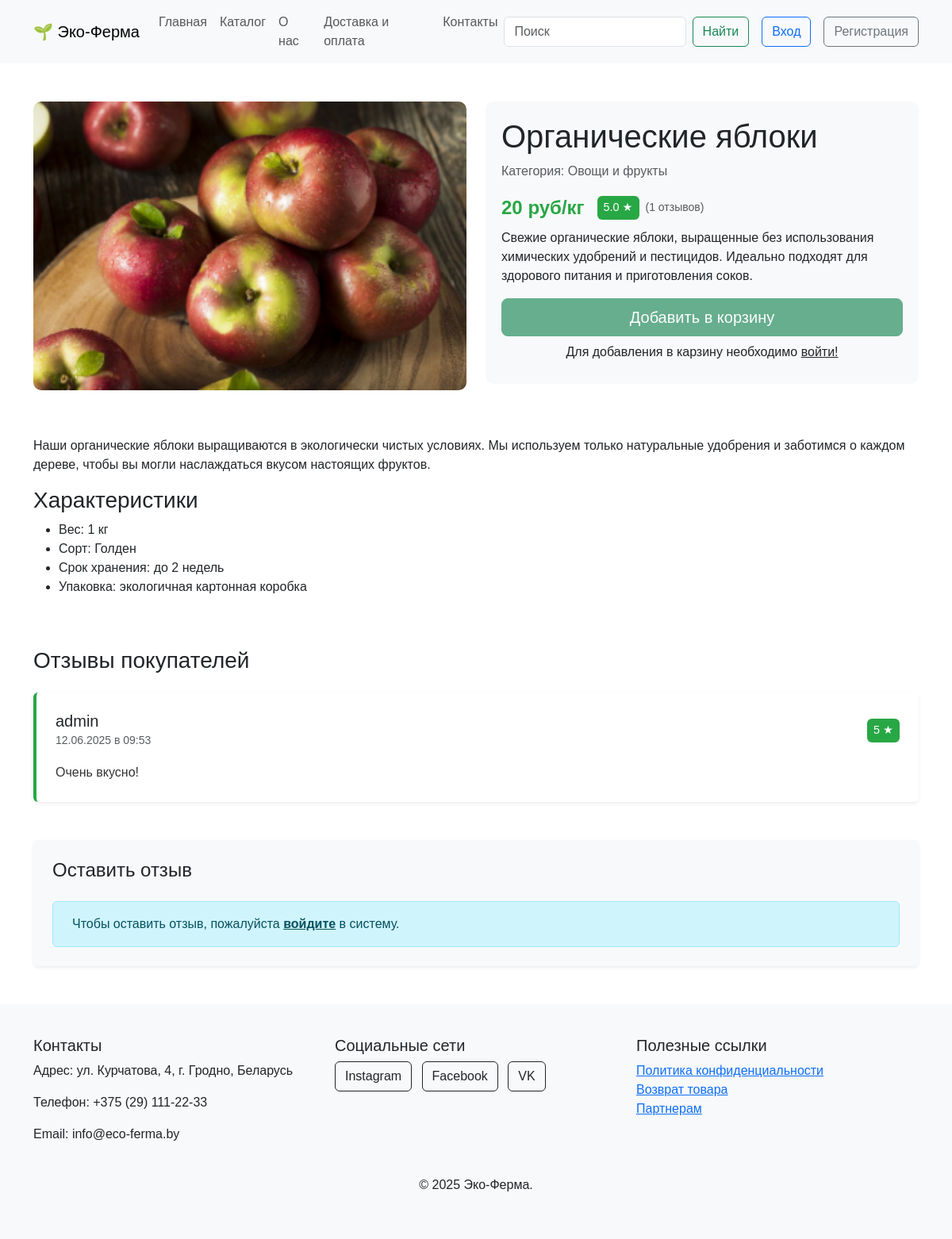
Page /product/1 on the committed database.
### app.py (models this page shows, shortened)
class Products(db.Model):
    id = db.Column(db.Integer,primary_key=True)
    title = db.Column(db.String(100))
    subText = db.Column(db.Text)
    text = db.Column(db.Text)
    image_name = db.Column(db.String(100))
    category = db.Column(db.String(100))
    price = db.Column(db.Integer)
    orders = db.relationship('Orders', backref='product', lazy=True)

class Reviews(db.Model):
    id = db.Column(db.Integer, primary_key=True)
    id_user = db.Column(db.Integer, db.ForeignKey('users.id'))
    id_product = db.Column(db.Integer, db.ForeignKey('products.id'))
    rating = db.Column(db.Integer)  # Оценка от 1 до 5
    text = db.Column(db.Text)
    date = db.Column(db.DateTime, default=datetime.now)
    user = db.relationship('Users', backref='reviews')
    product = db.relationship('Products', backref='reviews')

class Users(db.Model):
    id = db.Column(db.Integer,primary_key=True)
    name = db.Column(db.String(100))
    surname = db.Column(db.String(100))
    email = db.Column(db.String(100), unique=True)
    password = db.Column(db.String(100), unique=True)
    root = db.Column(db.Integer, default=0)
    reports = db.relationship('Reports', backref='user', lazy=True)

### app.py (the view, shortened to what this page needs)
@app.route('/product/<int:id>', methods=['GET', 'POST'])
def product(id):
    product = Products.query.get(id)
    avg_rating = db.session.query(
        db.func.avg(Reviews.rating)
    ).filter(Reviews.id_product == id).scalar()
    avg_rating = round(avg_rating, 1) if avg_rating else 0
    product.reviews = sorted(product.reviews, key=lambda x: x.date, reverse=True)
    return render_template("product.html",product=product,avg_rating=avg_rating,
        reviews_count=len(product.reviews))

### app.py (called while the page is built, shortened)
@app.context_processor
def inject_order_count():
    order_count = 0
    return dict(order_count=order_count)

@app.context_processor
def inject_user():
    def get_user_name():
        if 'name' in session:
            return Users.query.filter_by(email=session['name']).first()
    return dict(active_user=get_user_name())

### templates/product.html (shortened to what this page needs)
{% extends 'base.html' %}
{% block main %}
  <div class="container my-5">
    <div class="row">
      <div class="col-md-6">
        <div class="product-images">
          <img src="../static/img/upload/{{product.image_name}}" alt="{{product.title}}" class="main-image">
        </div>
      </div>
      <div class="col-md-6">
    <div class="product-info">
        <h1>{{product.title}}</h1>
        <p class="text-muted">Категория: {{product.category}}</p>
        <div class="d-flex align-items-center mb-2">
            <div class="price-container">
                <p class="price mb-0 me-3">
                    <span id="basePrice">{{product.price}}</span>
                    <span id="priceUnit">{%if product.title=="Свежее молоко"%}руб/л{%elif product.title=="Эко газон 'Зеленый ковер'"%}руб/м2{%else%}руб/кг{%endif%}</span>
                </p>
            </div>
            <div class="d-flex align-items-center">
                {% if reviews_count > 0 %}
                <div class="rating-badge bg-success text-white px-2 py-1 rounded me-2">
                    {{ avg_rating }} ★
                </div>
                <small class="text-muted">({{ reviews_count }} отзывов)</small>
                {% else %}
                <small class="text-muted">Нет отзывов</small>
                {% endif %}
            </div>
        </div>
        <p>{{product.subText}}</p>
        {%if 'name' in session %}
        <form method="post" action="{{url_for('add_to_cart', id_user=active_user.id, id_product=product.id)}}">
            <div class="mb-3">
                <label for="quantity" class="form-label">Количество {%if product.title=="Свежее молоко"%}л{%elif product.title=="Эко газон 'Зеленый ковер'"%}м2{%else%}кг{%endif%}:</label>
                <input type="number" name="count_products" class="form-control quantity" id="quantity"
                       value="1" min="1" oninput="calculateTotalPrice()">
            </div>
            <p class="total-price my-3" id="totalPrice" style="display: none;">
                    Итого: <span id="calculatedPrice">{{product.price}}</span> руб
                </p>
            <button type="submit" class="btn btn-success btn-lg w-100">Добавить в корзину</button>
            {%else%}
            <button type="submit" class="btn btn-success btn-lg w-100" disabled>Добавить в корзину</button>
            <p class="text-center my-2">Для добавления в карзину необходимо <a href="/login" class="link-dark">войти!</a> </p>
            {%endif%}
    </div>
</div>
    </div>
    <div class="row mt-5">
      <div class="col">
        {% autoescape false %} {{product.text}} {% endautoescape %}
      </div>
    </div>
<div class="row mt-5">
    <div class="col-12">
        <h3 class="mb-4">Отзывы покупателей</h3>
        <div class="reviews-list mb-5">
            {% for review in product.reviews %}
            <div class="review-card mb-4 p-4 rounded shadow-sm">
                <div class="d-flex justify-content-between align-items-center mb-3">
                    <div class="d-flex align-items-center">
                        <div>
                            <h5 class="mb-0">{{ review.user.name }}</h5>
                            <small class="text-muted">{{ review.date.strftime('%d.%m.%Y в %H:%M') }}</small>
                        </div>
                    </div>
                    <div class="rating-badge bg-success text-white px-2 py-1 rounded">
                        {{ review.rating }} ★
                    </div>
                </div>
                <div class="d-flex justify-content-between align-items-center">
                  <p class="review-text mb-0">{{ review.text }}</p>
                </div>
            </div>
            {% else %}
            <div class="empty-reviews text-center py-5 bg-light rounded">
                <i class="bi bi-chat-square-text fs-1 text-muted"></i>
                <p class="mt-3">Пока нет отзывов. Будьте первым!</p>
            </div>
            {% endfor %}
        </div>
        <div class="add-review-form bg-light p-4 rounded shadow-sm">
            <h4 class="mb-4">Оставить отзыв</h4>
            {% if 'name' in session %}
            <form method="post" action="{{ url_for('add_review', product_id=product.id) }}">
                <div class="mb-4">
                    <label class="form-label d-block">Ваша оценка</label>
                    <div class="star-rating">
                        {% for i in range(5, 0, -1) %}
                        <input type="radio" id="star{{i}}" name="rating" value="{{i}}" {% if i == 5 %}checked{% endif %}>
                        <label for="star{{i}}" title="{{i}} звезд"> ★</label>
                        {% endfor %}
                    </div>
                </div>
                <div class="mb-3">
                    <label for="reviewText" class="form-label">Ваш отзыв</label>
                    <textarea class="form-control" id="reviewText" name="text" rows="4"
                              placeholder="Поделитесь вашим мнением о товаре..." required></textarea>
                </div>
                <button type="submit" class="btn btn-success px-4">
                    <i class="bi bi-send-fill me-2"></i>Отправить отзыв
                </button>
            </form>
            {% else %}
            <div class="alert alert-info mb-0">
                Чтобы оставить отзыв, пожалуйста <a href="/login" class="alert-link">войдите</a> в систему.
            </div>
            {% endif %}
        </div>
    </div>
</div>
  </div>
  {% endblock %}

### static/css/style.css (style rules this page uses)
body { font-family: Arial, sans-serif; }
html, body { height: 100%; margin: 0; display: flex; flex-direction: column; }
.product-images img { width: 100%; height: auto; border-radius: 10px; margin-bottom: 10px; }
.product-info { background-color: #f8f9fa; padding: 20px; border-radius: 10px; }
.product-info h1 { font-size: 2.5rem; }
.product-info .price { font-size: 1.5rem; color: #28a745; font-weight: bold; }
html, body { height: 100%; }
body { display: flex; flex-direction: column; min-height: 100vh; }
.review-card { border-left: 3px solid #28a745; padding-left: 15px; margin-bottom: 20px; }
.review-card { background: white; border-left: 4px solid #28a745; transition: transform 0.2s; }
.rating-badge { font-size: 0.9rem; background-color: #28a745 !important; }
.review-text { line-height: 1.6; color: #333; }
.rating-badge { font-size: 0.9rem; display: inline-flex; align-items: center; gap: 0.25rem; }
.rating-badge { display: inline-flex; align-items: center; font-size: 0.9rem; font-weight: 500; }
.price { font-size: 1.2rem; font-weight: bold; color: #2e7d32; }

### rows in the picture
Products: image_name (picture), title "Органические яблоки", category "Овощи и фрукты", price "20", subText "Свежие органические яблоки, выращенные без использования химических удобрений и пестицидов. Идеально подходят для здорового питания и приготовления соков.", text "Наши органические яблоки выращиваются в экологически чистых условиях. Мы используем только натуральные удобрения и заботимся о каждом дереве, чтобы вы могли наслаждаться вкусом настоящих фруктов. Характеристики Вес: 1 кг Сорт: Голден Срок хранения: до 2 недель Упаковка: экологичная картонная коробка"
Reviews: user.name "admin", date "12.06.2025 в 09:53", rating "5", text "Очень вкусно!"

### other values in the picture
{{ avg_rating }} "5.0"
{{ reviews_count }} "1"
